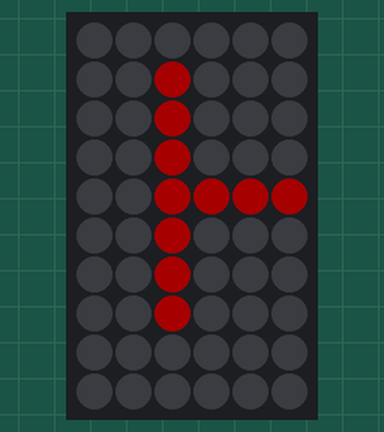
A sketch run on a simulated Arduino Uno, built with avr-gcc and run on an emulated ATmega328P. Shown: 6×10 RGB LED matrix (first LED top left, wired row by row). Dim RGB values are drawn brighter than linear.

Above: at 0.38 s.
At 4.43 s:
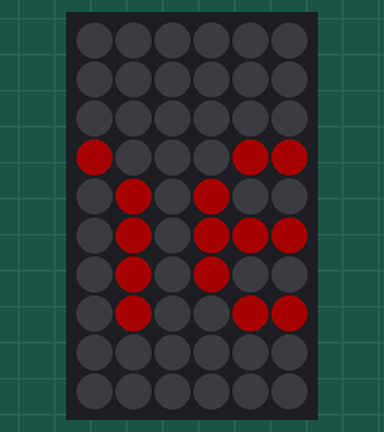
At 9.55 s:
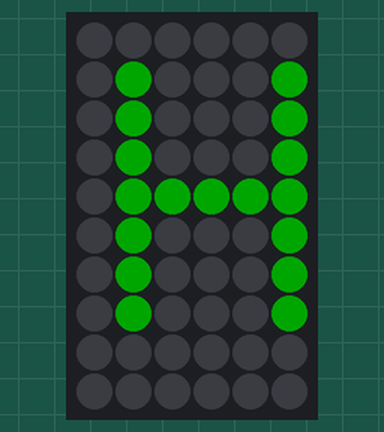
At 18.99 s:
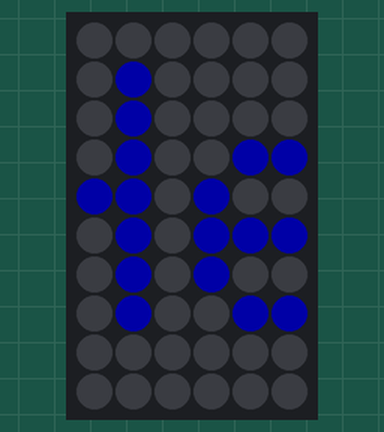
At 28.07 s:
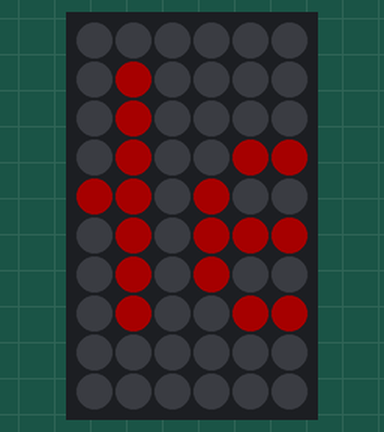
At 39.95 s:
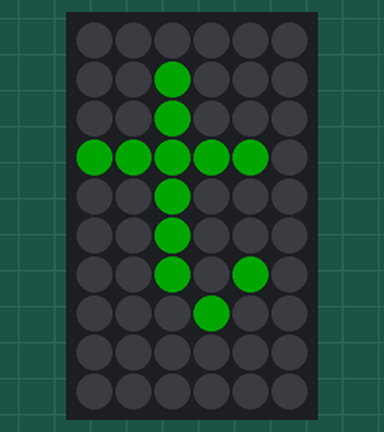

The sketch:

hello-the-cube.ino
```cpp
// From Adafruit_NeoMatrix example for single NeoPixel Shield.
// Scrolls text across the matrix in a portrait (vertical) orientation.

#include <Adafruit_GFX.h>
#include <Adafruit_NeoMatrix.h>
#include <Adafruit_NeoPixel.h>
#ifndef PSTR
 #define PSTR // Make Arduino Due happy
#endif

#define PIN 6

// Example for NeoPixel Shield.  In this application we'd like to use it
// as a 5x8 tall matrix, with the USB port positioned at the top of the
// Arduino.  When held that way, the first pixel is at the top right, and
// lines are arranged in columns, progressive order.  The shield uses
// 800 KHz (v2) pixels that expect GRB color data.
Adafruit_NeoMatrix matrix = Adafruit_NeoMatrix(
  6,  // width of NeoPixel matrix
  10, // height of matrix
  PIN,
  /* matrix layout flags (see readme.md neomatrix library for more explanations) */
  NEO_MATRIX_BOTTOM  + NEO_MATRIX_RIGHT +
  NEO_MATRIX_COLUMNS + NEO_MATRIX_ZIGZAG,
  /* pixel type flags (see readme.md neomatrix library for more explanations) */
  NEO_GRB            + NEO_KHZ800
);

const uint16_t colors[] = {
  matrix.Color(255, 0, 0), matrix.Color(0, 255, 0), matrix.Color(0, 0, 255) };

void setup() {
  matrix.begin();
  matrix.setTextWrap(false);
  matrix.setBrightness(40);
  matrix.setTextColor(colors[0]);
}

int x    = matrix.width();
int pass = 0;

void loop() {
  matrix.fillScreen(0);
  matrix.setCursor(x, 1);
  matrix.print(F("Hello the Cube ;)"));
  if(--x < -100) {
    x = matrix.width();
    if(++pass >= 3) pass = 0;
    matrix.setTextColor(colors[pass]);
  }
  matrix.show();
  delay(70);
}
```
